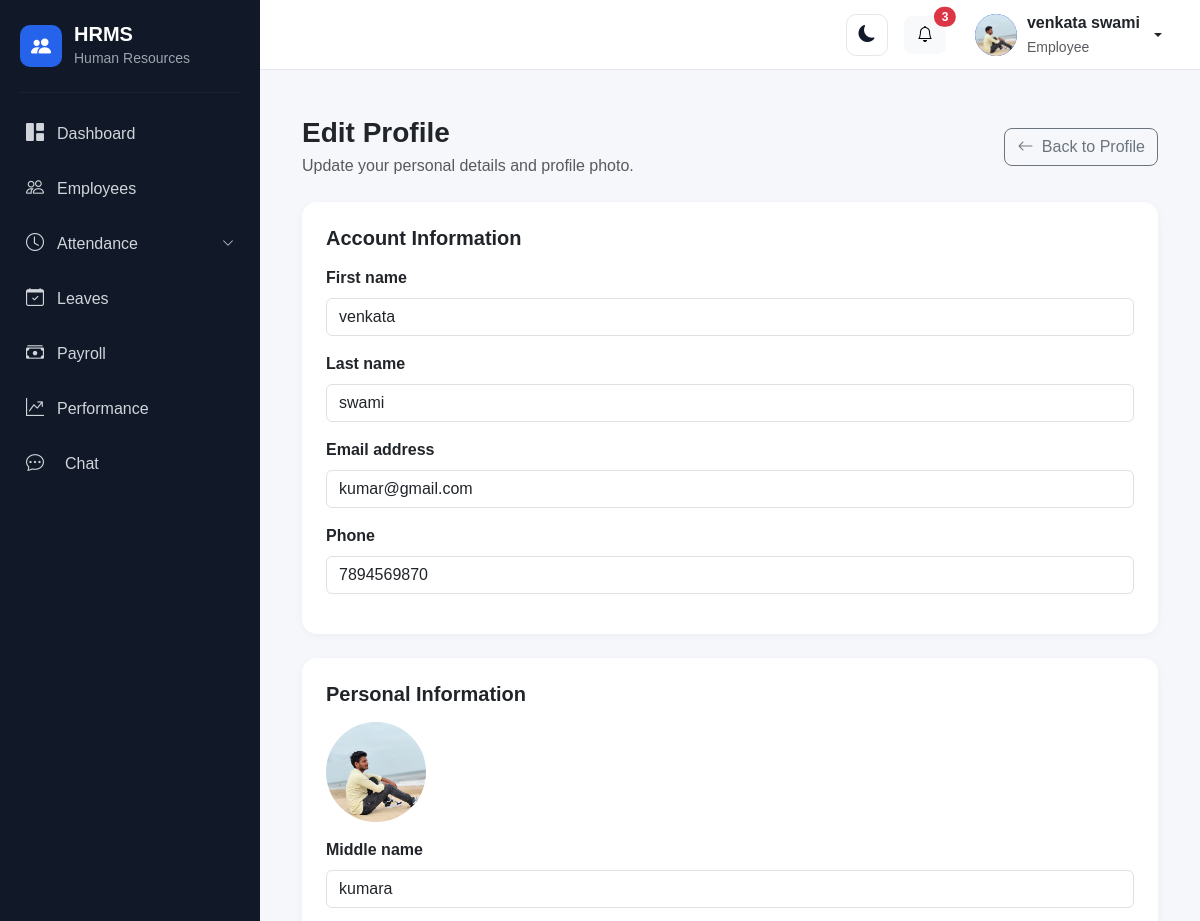
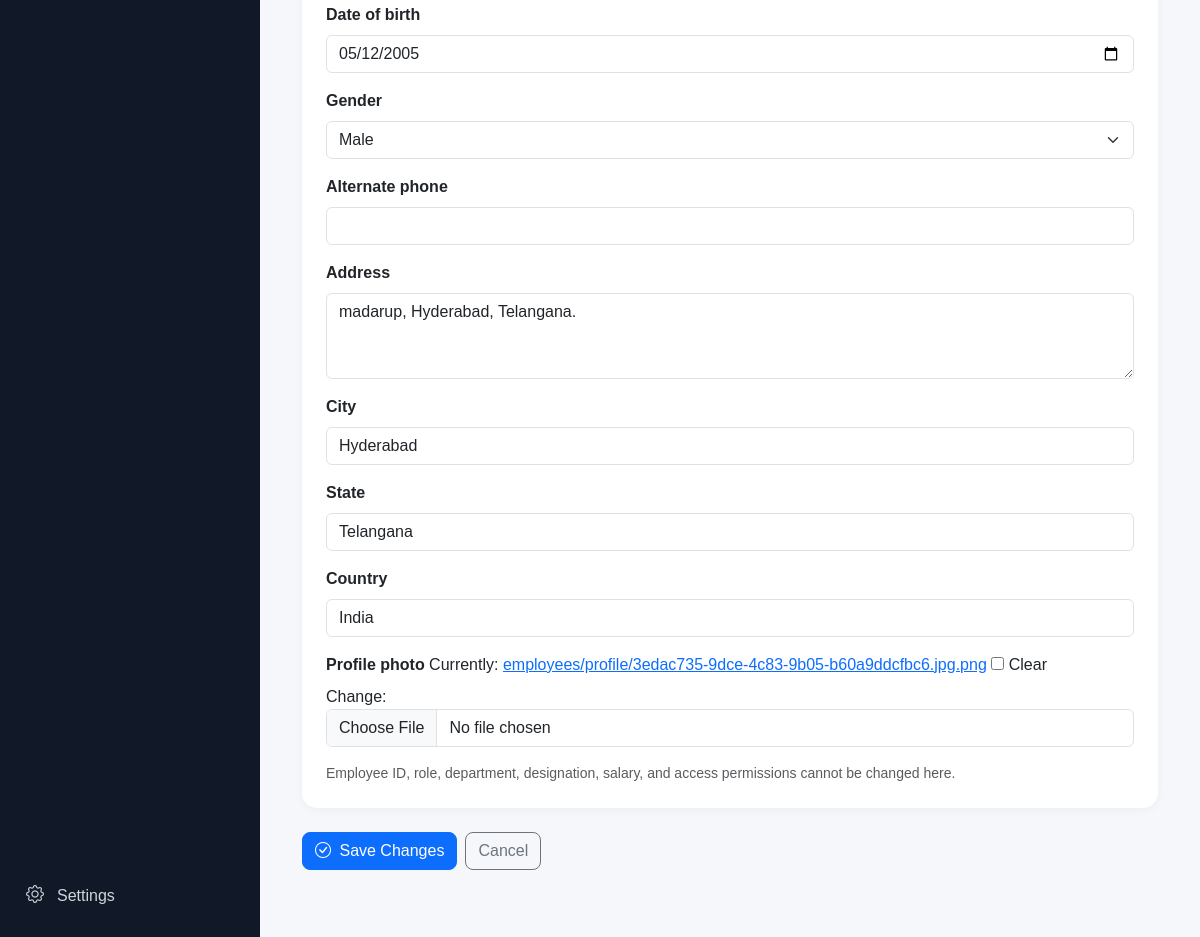
The app's page /account/edit-profile/ (signed in) with its own data (2 pictures, top to bottom).
### account/models.py (models this page shows, shortened)
class User(AbstractUser):
    class Role(models.TextChoices):
        SUPER_ADMIN = "SUPER_ADMIN", "Super Admin"
        HR_ADMIN = "HR_ADMIN", "HR Admin"
        MANAGER = "MANAGER", "Manager"
        EMPLOYEE = "EMPLOYEE", "Employee"
        RECRUITER = "RECRUITER", "Recruiter"
        PAYROLL_ADMIN = "PAYROLL_ADMIN", "Payroll Admin"
    objects = HRMSUserManager()
    role = models.CharField(
        max_length=30,
        choices=Role.choices,
        default=Role.EMPLOYEE,
    )
    phone = models.CharField(
        max_length=15,
        blank=True,
        null=True,
    )
    profile_picture = models.ImageField(
        upload_to="profile_pictures/",
        blank=True,
        null=True,
    )
    must_change_password = models.BooleanField(
        default=False,
        help_text="If enabled, the user must change their password after logging in.",
    )

### employees/models.py (models this page shows, shortened)
class Employee(models.Model):
    class Role(models.TextChoices):
        EMPLOYEE = "EMPLOYEE", "Employee"
        MANAGER = "MANAGER", "Manager"
        HR_ADMIN = "HR_ADMIN", "HR Admin"
        SUPER_ADMIN = "SUPER_ADMIN", "Super Admin"
    class Gender(models.TextChoices):
        MALE = "MALE", "Male"
        FEMALE = "FEMALE", "Female"
        OTHER = "OTHER", "Other"
    class EmploymentType(models.TextChoices):
        FULL_TIME = "FULL_TIME", "Full Time"
        PART_TIME = "PART_TIME", "Part Time"
        CONTRACT = "CONTRACT", "Contract"
        INTERN = "INTERN", "Intern"
    class EmploymentStatus(models.TextChoices):
        ACTIVE = "ACTIVE", "Active"
        BENCH = "BENCH", "Bench"
        ON_LEAVE = "ON_LEAVE", "On Leave"
        RESIGNED = "RESIGNED", "Resigned"
        TERMINATED = "TERMINATED", "Terminated"
        RETIRED = "RETIRED", "Retired"
    class WorkArrangement(models.TextChoices):
        ONSITE = "ONSITE", "Onsite"
        REMOTE = "REMOTE", "Remote"
        HYBRID = "HYBRID", "Hybrid"
        CLIENT_SITE = "CLIENT_SITE", "Client Site"
    user = models.OneToOneField(
        settings.AUTH_USER_MODEL,
        on_delete=models.SET_NULL,
        null=True,
        blank=True,
        related_name="employee_profile",
    )
    role = models.CharField(
        max_length=20,
        choices=Role.choices,
        default=Role.EMPLOYEE,
    )
    work_arrangement = models.CharField(
        max_length=20,
        choices=WorkArrangement.choices,
        default=WorkArrangement.ONSITE,
    )
    employee_id = models.CharField(
        max_length=20,
        unique=True,
    )
    first_name = models.CharField(
        max_length=100,
    )
    middle_name = models.CharField(
        max_length=100,
        blank=True,
    )
    last_name = models.CharField(
        max_length=100,
    )
    date_of_birth = models.DateField(
        null=True,
        blank=True,
    )
    gender = models.CharField(
        max_length=20,
        choices=Gender.choices,
        blank=True,
    )
    email = models.EmailField(
        blank=True,
    )
    phone = models.CharField(
        max_length=20,
        blank=True,
    )
    alternate_phone = models.CharField(
        max_length=20,
        blank=True,
    )
    address = models.TextField(
        blank=True,
    )
    city = models.CharField(
        max_length=100,
        blank=True,
    )
    state = models.CharField(
        max_length=100,
        blank=True,
    )
    country = models.CharField(
        max_length=100,
        default="India",
    )
    postal_code = models.CharField(
        max_length=20,
        blank=True,
    )
    company = models.ForeignKey(
        "organization.Company",
        on_delete=models.PROTECT,
        related_name="employees",
        null=True,
        blank=True
    )
    department = models.ForeignKey(
        "organization.Department",
        on_delete=models.PROTECT,
        related_name="employees",
        null=True,
        blank=True,
    )
    designation = models.ForeignKey(
        "organization.Designation",
        on_delete=models.PROTECT,
        related_name="employees",
        null=True,
        blank=True,
    )
    branch = models.ForeignKey(
        "organization.Branch",
        on_delete=models.PROTECT,
        related_name="employees",
        null=True,
        blank=True,
    )
    work_location = models.ForeignKey(
        "organization.WorkLocation",
        on_delete=models.PROTECT,
        related_name="employees",
        null=True,
        blank=True,
    )
    employment_type = models.CharField(
        max_length=20,
        choices=EmploymentType.choices,
        default=EmploymentType.FULL_TIME,
    )
    employment_status = models.CharField(
        max_length=20,
        choices=EmploymentStatus.choices,
        default=EmploymentStatus.ACTIVE,
    )
    joining_date = models.DateField()
    confirmation_date = models.DateField(
        null=True,
        blank=True,
    )
    resignation_date = models.DateField(
        null=True,
        blank=True,
    )
    termination_date = models.DateField(
        null=True,
        blank=True,
    )
    reporting_manager = models.ForeignKey(
        "self",
        on_delete=models.SET_NULL,
        null=True,
        blank=True,
        related_name="team_members",
    )
    profile_photo = models.ImageField(
        upload_to="employees/profile/",
        blank=True,
        null=True,
    )
    created_at = models.DateTimeField(
        auto_now_add=True,
    )
    updated_at = models.DateTimeField(
        auto_now=True,
    )
    class Meta:
        ordering = ["first_name", "last_name"]

### account/profile_edit.py (the view)
# urls.py: path("edit-profile/", edit_profile_view, name="edit_profile"),
@login_required
def edit_profile_view(request):
    employee = getattr(request.user, "employee_profile", None)
    if employee:
        user_form_class = UserProfileForm
    else:
        user_form_class = StandaloneUserProfileForm
    if request.method == "POST":
        user_form = user_form_class(
            request.POST, request.FILES, instance=request.user
        )
        employee_form = (
            EmployeePersonalForm(
                request.POST, request.FILES, instance=employee
            )
            if employee else None
        )
        valid = user_form.is_valid()
        if employee_form:
            valid = employee_form.is_valid() and valid
        if valid:
            with transaction.atomic():
                user = user_form.save()
                if employee and employee_form:
                    employee = employee_form.save(commit=False)
                    employee.first_name = user.first_name
                    employee.last_name = user.last_name
                    employee.email = user.email
                    employee.phone = user.phone or ""
                    employee.save()
            messages.success(
                request, "Your profile has been updated successfully."
            )
            return redirect("profile")
    else:
        user_form = user_form_class(instance=request.user)
        employee_form = (
            EmployeePersonalForm(instance=employee) if employee else None
        )
    return render(
        request,
        "account/edit_profile.html",
        {
            "user_form": user_form,
            "employee_form": employee_form,
            "employee": employee,
        },
    )

### templates/account/edit_profile.html (shortened to what this page needs)
{% extends "base.html" %}
{% block content %}
<div class="container-fluid py-3">
    <div class="d-flex justify-content-between align-items-center mb-4">
        <div>
            <h3 class="fw-bold mb-1">Edit Profile</h3>
            <p class="text-muted mb-0">
                Update your personal details and profile photo.
            </p>
        </div>
        <a href="{% url 'profile' %}" class="btn btn-outline-secondary">
            <i class="bi bi-arrow-left me-1"></i> Back to Profile
        </a>
    </div>
    <form method="post" enctype="multipart/form-data">
        <div class="card dashboard-card mb-4">
            <div class="card-body p-4">
                <h5 class="fw-bold mb-3">Account Information</h5>
                {% for field in user_form %}
                    <div class="mb-3">
                        <label for="{{ field.id_for_label }}"
                               class="form-label fw-semibold">
                            {{ field.label }}
                        </label>
                        {{ field }}
                    </div>
                {% endfor %}
            </div>
        </div>
        {% if employee_form %}
            <div class="card dashboard-card mb-4">
                <div class="card-body p-4">
                    <h5 class="fw-bold mb-3">Personal Information</h5>
                    {% if employee.profile_photo %}
                        <div class="mb-3">
                            <img src="{{ employee.profile_photo.url }}"
                                 alt="Current employee photo"
                                 style="width:100px;height:100px;object-fit:cover;border-radius:50%;">
                        </div>
                    {% endif %}
                    {% for field in employee_form %}
                        <div class="mb-3">
                            <label for="{{ field.id_for_label }}"
                                   class="form-label fw-semibold">
                                {{ field.label }}
                            </label>
                            {{ field }}
                        </div>
                    {% endfor %}
                    <p class="text-muted small mb-0">
                        Employee ID, role, department, designation, salary,
                        and access permissions cannot be changed here.
                    </p>
                </div>
            </div>
        {% endif %}
        <div class="d-flex flex-wrap gap-2 mb-4">
            <button type="submit" class="btn btn-primary">
                <i class="bi bi-check-circle me-1"></i> Save Changes
            </button>
            <a href="{% url 'profile' %}" class="btn btn-outline-secondary">
                Cancel
            </a>
        </div>
    </form>
</div>
{% endblock %}

### templates/base.html (shortened to what this page needs)
{% load static %}
<!DOCTYPE html>
<html lang="en">
<head>
    <link href="https://cdn.jsdelivr.net/npm/bootstrap@5.3.3/dist/css/bootstrap.min.css" rel="stylesheet">
    <link rel="stylesheet" href="https://cdn.jsdelivr.net/npm/bootstrap-icons@1.11.3/font/bootstrap-icons.min.css">
    <link rel="stylesheet" href="{% static 'css/style.css' %}">
</head>
<body>
    <div class="d-flex min-vh-100">
        <aside class="sidebar" id="sidebar">
            <div class="sidebar-brand">
                <div class="brand-icon">
                    <i class="bi bi-people-fill"></i>
                </div>
                <div>
                    <h5 class="mb-0">
                        HRMS
                    </h5>
                    <small>
                        Human Resources
                    </small>
                </div>
            </div>
            <hr>
            <nav class="sidebar-menu">
                <a href="{% url 'dashboard' %}" class="sidebar-link">
                    <i class="bi bi-grid-1x2-fill"></i>
                    <span>
                        Dashboard
                    </span>
                </a>
                <a href="{% url 'employee_list' %}" class="sidebar-link">
                    <i class="bi bi-people"></i>
                    <span>
                        Employees
                    </span>
                </a>
                <a class="sidebar-link" data-bs-toggle="collapse" href="#attendanceMenu"
                    role="button" aria-expanded="false" aria-controls="attendanceMenu">
                    <i class="bi bi-clock"></i>
                    <span class="flex-grow-1">
                        Attendance
                    </span>
                    <i class="bi bi-chevron-down organization-arrow"></i>
                </a>
                <a href="{% url 'leave_dashboard' %}" class="sidebar-link">
                    <i class="bi bi-calendar-check"></i>
                    <span>
                        Leaves
                    </span>
                </a>
                <a href="{% url 'payroll:payroll_dashboard' %}" class="sidebar-link">
                    <i class="bi bi-cash-stack"></i>
                    <span>
                        Payroll
                    </span>
                </a>
                <a href="{% url 'performance:dashboard' %}" class="sidebar-link">
                    <i class="bi bi-graph-up-arrow"></i>
                    <span>
                        Performance
                    </span>
                </a>
                <a href="{% url 'chat:home' %}"
                    class="sidebar-link {% if request.resolver_match.namespace == 'chat' %}active{% endif %}">
                    <i class="bi bi-chat-dots me-2"></i>
                    <span>Chat</span>
                </a>
            </nav>
            <div class="sidebar-bottom">
                <a href="{% url 'settings' %}" class="sidebar-link">
                    <i class="bi bi-gear"></i>
                    <span>
                        Settings
                    </span>
                </a>
            </div>
        </aside>
        <div class="main-wrapper">
            <nav class="top-navbar">
                <div class="ms-auto d-flex align-items-center gap-3">
                    <button type="button" class="btn theme-toggle" id="themeToggle" aria-label="Switch to dark mode"
                        title="Switch to dark mode">
                        <i class="bi bi-moon-fill" id="themeToggleIcon"></i>
                    </button>
                    <button type="button" class="btn btn-light position-relative">
                        <i class="bi bi-bell"></i>
                        <span class="position-absolute top-0 start-100 translate-middle badge rounded-pill bg-danger">
                            3
                        </span>
                    </button>
                    <div class="dropdown">
                        <button type="button" class="btn user-menu dropdown-toggle" data-bs-toggle="dropdown">
                            <div class="user-avatar overflow-hidden d-flex align-items-center justify-content-center"
                                 style="width:42px; height:42px; min-width:42px; border-radius:50%;">
                                {% if user.employee_profile.profile_photo %}
                                    <img src="{{ user.employee_profile.profile_photo.url }}"
                                         alt="{{ user.get_full_name|default:user.username }}"
                                         style="width:100%; height:100%; object-fit:cover; border-radius:50%;">
                                {% elif user.profile_picture %}
                                    <img src="{{ user.profile_picture.url }}"
                                         alt="{{ user.get_full_name|default:user.username }}"
                                         style="width:100%; height:100%; object-fit:cover; border-radius:50%;">
                                {% else %}
                                    {{ user.first_name|first|default:user.username|first|upper }}
                                {% endif %}
                            </div>
                            <div class="d-none d-md-block text-start">
                                <div class="fw-semibold">
                                    {{ user.get_full_name|default:user.username }}
                                </div>
                                <small class="text-muted">
                                    {{ user.get_role_display }}
                                </small>
                            </div>
                        </button>
                    </div>
                </div>
            </nav>
            <main class="content-area">
                {% block content %}
                {% endblock %}
            </main>
        </div>
    </div>
</body>
</html>

### records on screen
User: employee_profile.profile_photo (picture), get_full_name "venkata swami", role "Employee", user_form "venkata" "swami" "kumar@gmail.com" "7894569870"
Employee: profile_photo (picture), employee_form "kumara" "05/12/2005" "Male" "madarup, Hyderabad, Telangana." "Hyderabad" "Telangana" "India"

### other values on screen
{{ field.label }} "First name" "Last name" "Email address" "Phone"
{{ field.label }} "Middle name" "Date of birth" "Gender" "Alternate phone" "Address" "City" "State" "Country" "Profile photo"
